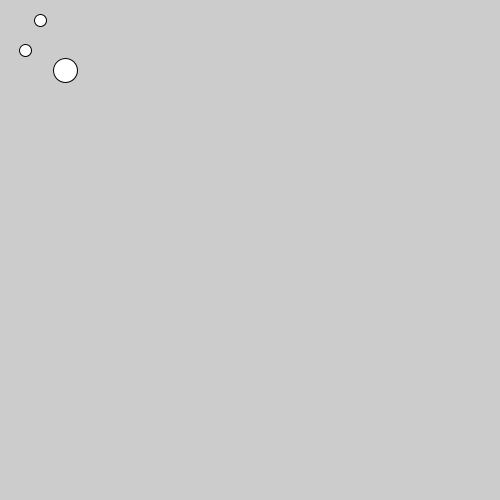
Frame 1 (no input)
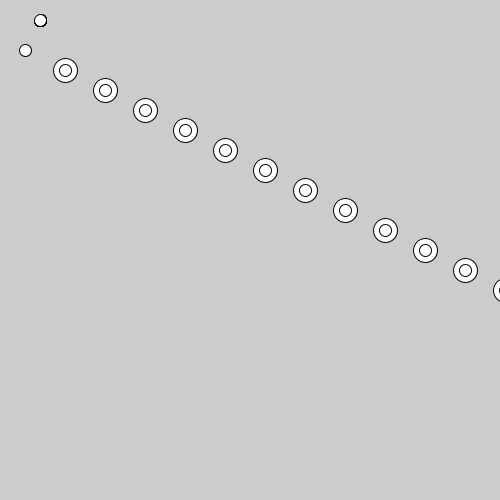
Frame 60 (the mouse pressed at the canvas centre just before this capture)
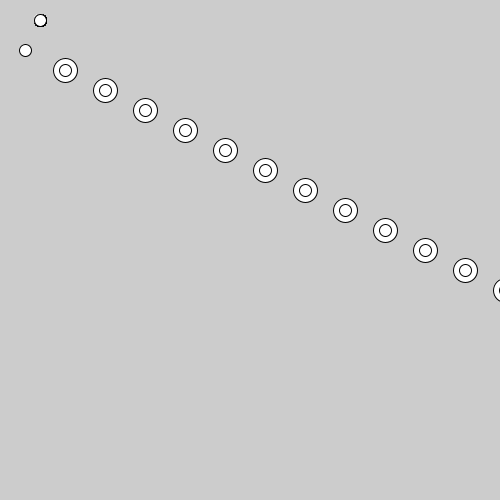
Frame 120 (the mouse held since frame 60 and released just before this capture)

The Processing sketch that drew these frames (run headless with seeded random() and noise(); from frame 60 on, the mouse is pressed at the canvas centre):

// Processing sketch: sus
// ── sus.pde

PVector v1, v2;

void setup() {
  v1 = new PVector(40, 20);
  v2 = new PVector(25, 50);
  println(v1.mag());
  println("among");
  size(500, 500);
}

void draw() {
  ellipse(v1.x, v1.y, 12, 12);
  ellipse(v2.x, v2.y, 12, 12);
  v2.add(v1);
  ellipse(v2.x, v2.y, 24, 24);
}
